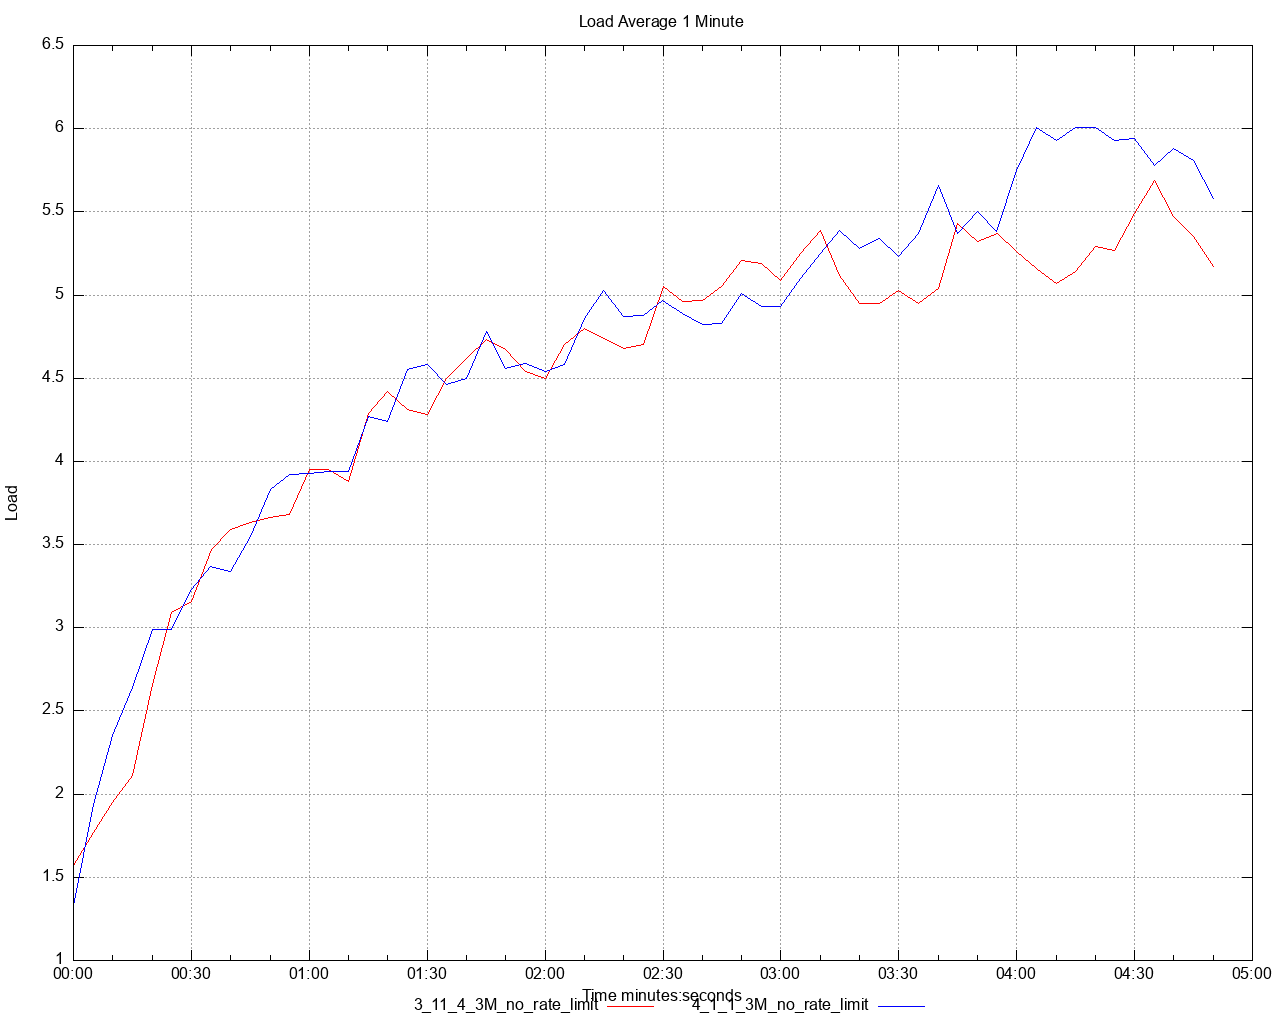

Reproduce this figure in gnuplot.
set title 'Load Average 1 Minute' noenhanced
set style data lines
set datafile separator ","
set terminal png size 1280,1024
set grid
set key below
set xdata time
set timefmt "%s"
offset = 0
t0(x)=(offset=($0==0) ? x : offset, x - offset)
set xlabel 'Time minutes:seconds'
set ylabel 'Load'
set output '/Users/ahmet.mircik/simulator/tests/report_3M_no_rate_limit/dstat/load_average_1m_A1.png'
plot \
   '/Users/ahmet.mircik/simulator/tests/report_3M_no_rate_limit/data/load_average_1m_A1_1.data' using (t0(timecolumn(1))):2 title "3_11_4_3M_no_rate_limit" noenhanced lt rgb "red", \
   '/Users/ahmet.mircik/simulator/tests/report_3M_no_rate_limit/data/load_average_1m_A1_2.data' using (t0(timecolumn(1))):2 title "4_1_1_3M_no_rate_limit" noenhanced lt rgb "blue", \
